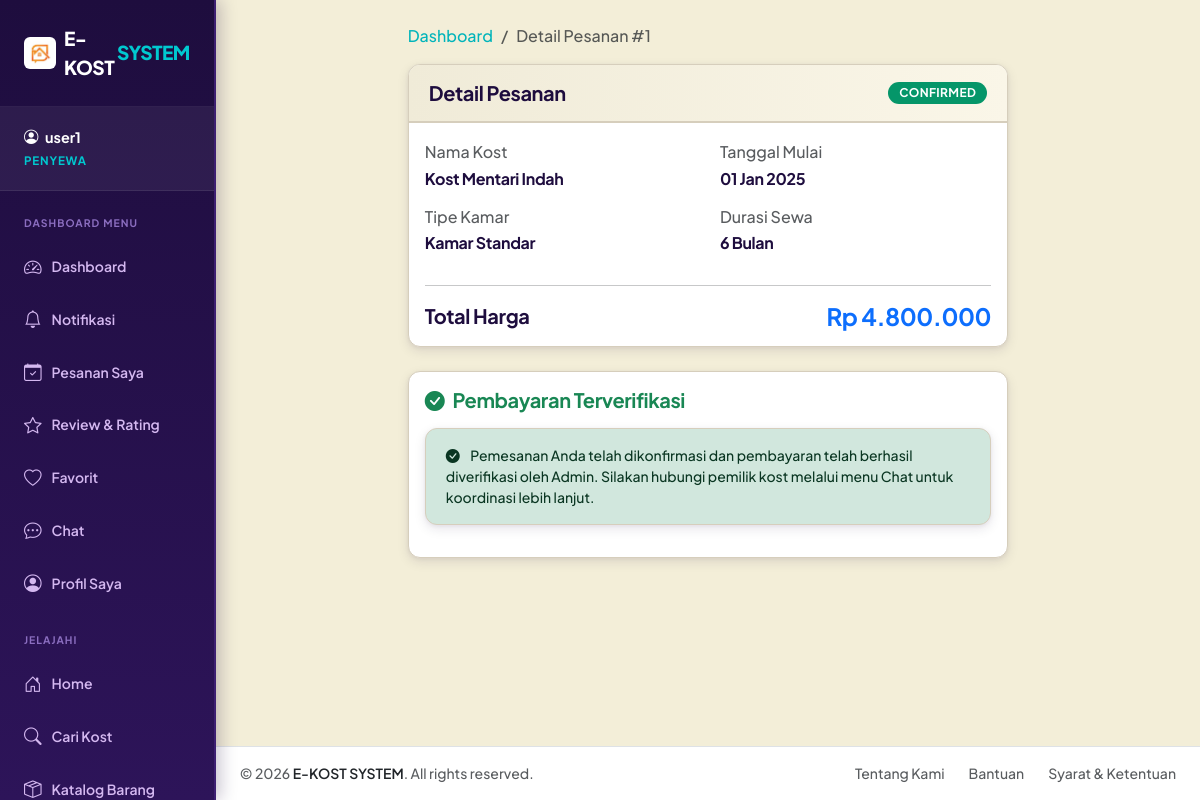
Page /modules/user/booking_detail.php?id=1 (signed in) on the committed database.
### tables this page shows
CREATE TABLE booking (
    id INT AUTO_INCREMENT PRIMARY KEY,
    user_id INT NOT NULL,
    kamar_id INT NOT NULL,
    start_date DATE NOT NULL,
    duration_months INT NOT NULL,
    total_price DECIMAL(12, 2) NOT NULL,
    status ENUM('pending', 'confirmed', 'cancelled', 'completed') DEFAULT 'pending',
    created_at TIMESTAMP DEFAULT CURRENT_TIMESTAMP,
    FOREIGN KEY (user_id) REFERENCES users(id) ON DELETE CASCADE,
    FOREIGN KEY (kamar_id) REFERENCES kamar(id) ON DELETE CASCADE
);

CREATE TABLE kost (
    id INT AUTO_INCREMENT PRIMARY KEY,
    owner_id INT NOT NULL,
    name VARCHAR(100) NOT NULL,
    type ENUM('Putra', 'Putri', 'Campur') NOT NULL,
    description TEXT,
    address TEXT NOT NULL,
    city VARCHAR(50) NOT NULL,
    latitude DECIMAL(10, 8),
    longitude DECIMAL(11, 8),
    rules TEXT,
    facilities TEXT,
    price_start DECIMAL(12, 2) DEFAULT 0,
    created_at TIMESTAMP DEFAULT CURRENT_TIMESTAMP,
    FOREIGN KEY (owner_id) REFERENCES users(id) ON DELETE CASCADE
);

CREATE TABLE kamar (
    id INT AUTO_INCREMENT PRIMARY KEY,
    kost_id INT NOT NULL,
    room_name VARCHAR(50) NOT NULL,
    size VARCHAR(20),
    price_per_month DECIMAL(12, 2) NOT NULL,
    available_rooms INT DEFAULT 1,
    facilities TEXT,
    status ENUM('available', 'full') DEFAULT 'available',
    created_at TIMESTAMP DEFAULT CURRENT_TIMESTAMP,
    FOREIGN KEY (kost_id) REFERENCES kost(id) ON DELETE CASCADE
);

### modules/user/booking_detail.php (the view, shortened to what this page needs)
<?php
require_once '../../config/database.php';
$id = $_GET['id'] ?? 0;
$stmt = $pdo->prepare("
    SELECT b.*, k.name as kost_name, km.room_name, km.price_per_month, o.full_name as owner_name
    FROM booking b
    JOIN kamar km ON b.kamar_id = km.id
    JOIN kost k ON km.kost_id = k.id
    JOIN users o ON k.owner_id = o.id
    WHERE b.id = ? AND b.user_id = ?
");
$stmt->execute([$id, $_SESSION['user_id']]);
$booking = $stmt->fetch();
$pay_stmt = $pdo->prepare("SELECT * FROM pembayaran WHERE booking_id = ? ORDER BY id DESC LIMIT 1");
$pay_stmt->execute([$id]);
$payment = $pay_stmt->fetch();
include '../../layouts/header.php';
?>
<div class="container">
    <div class="row justify-content-center">
        <div class="col-md-8">
            <nav aria-label="breadcrumb">
                <ol class="breadcrumb">
                    <li class="breadcrumb-item"><a href="dashboard.php">Dashboard</a></li>
                    <li class="breadcrumb-item active">Detail Pesanan #<?php echo $id; ?></li>
                </ol>
            </nav>
            <div class="card shadow-sm border-0 mb-4">
                <div class="card-header bg-white py-3 d-flex justify-content-between align-items-center">
                    <h5 class="mb-0 fw-bold">Detail Pesanan</h5>
                    <span class="badge bg-<?php echo $booking['status'] == 'pending' ? 'warning' : ($booking['status'] == 'confirmed' ? 'success' : 'danger'); ?>">
                        <?php echo strtoupper($booking['status']); ?>
                    </span>
                </div>
                <div class="card-body">
                    <div class="row mb-4">
                        <div class="col-sm-6">
                            <p class="text-muted mb-1">Nama Kost</p>
                            <h6><?php echo $booking['kost_name']; ?></h6>
                            <p class="text-muted mb-1 mt-3">Tipe Kamar</p>
                            <h6><?php echo $booking['room_name']; ?></h6>
                        </div>
                        <div class="col-sm-6">
                            <p class="text-muted mb-1">Tanggal Mulai</p>
                            <h6><?php echo date('d M Y', strtotime($booking['start_date'])); ?></h6>
                            <p class="text-muted mb-1 mt-3">Durasi Sewa</p>
                            <h6><?php echo $booking['duration_months']; ?> Bulan</h6>
                        </div>
                    </div>
                    <hr>
                    <div class="d-flex justify-content-between align-items-center">
                        <h5 class="mb-0">Total Harga</h5>
                        <h4 class="text-primary fw-bold mb-0">Rp <?php echo number_format($booking['total_price'], 0, ',', '.'); ?></h4>
                    </div>
                </div>
            </div>
            <?php if ($booking['status'] == 'pending'): ?>
                <div class="card shadow-sm border-0 mb-4">
                    <div class="card-body">
                        <?php if ($payment): ?>
                            <?php if ($payment['status'] == 'pending'): ?>
                                <h5 class="fw-bold mb-3 text-warning"><i class="bi bi-clock-history me-2"></i>Menunggu Verifikasi</h5>
                                <div class="alert alert-warning mb-4">
                                    <i class="bi bi-info-circle-fill me-2"></i> Bukti pembayaran Anda telah diunggah dan sedang menunggu proses verifikasi oleh Admin.
                                </div>
                                <div class="mb-3">
                                    <p class="text-muted mb-2 fw-semibold">Bukti Transfer yang Diunggah:</p>
                                    <a href="../../uploads/payments/<?php echo htmlspecialchars($payment['payment_proof']); ?>" target="_blank">
                                        <img src="../../uploads/payments/<?php echo htmlspecialchars($payment['payment_proof']); ?>" class="img-thumbnail rounded shadow-sm" style="max-height: 250px; object-fit: contain; background: #fafafa;">
                                    </a>
                                </div>
                            <?php elseif ($payment['status'] == 'rejected'): ?>
                                <h5 class="fw-bold mb-3 text-danger"><i class="bi bi-exclamation-octagon-fill me-2"></i>Bukti Pembayaran Ditolak</h5>
                                <div class="alert alert-danger mb-4">
                                    <i class="bi bi-x-circle-fill me-2"></i> Bukti pembayaran sebelumnya tidak disetujui atau ditolak oleh Admin. Silakan lakukan transfer ulang atau unggah bukti pembayaran yang valid.
                                </div>
                                <h5 class="fw-bold mb-3">Instruksi Pembayaran</h5>
                                <p>Silakan transfer sesuai total harga ke rekening berikut:</p>
                                <div class="bg-light p-3 rounded mb-4 border border-1 border-danger-subtle">
                                    <p class="mb-1"><strong>Bank BCA</strong></p>
                                    <p class="mb-1">No. Rekening: 1234567890</p>
                                    <p class="mb-0">A/N: E-KOST SYSTEM</p>
                                </div>
                                <h5 class="fw-bold mb-3">Upload Bukti Pembayaran Baru</h5>
                                <form method="POST" enctype="multipart/form-data">
                                    <div class="mb-3">
                                        <input type="file" name="payment_proof" class="form-control" required accept="image/*">
                                        <small class="text-muted d-block mt-1">Format: JPG, JPEG, PNG. Maksimal 2MB.</small>
                                    </div>
                                    <button type="submit" class="btn btn-primary"><i class="bi bi-upload me-2"></i>Unggah Bukti Baru</button>
                                </form>
                            <?php endif; ?>
                        <?php else: ?>
                            <h5 class="fw-bold mb-3">Instruksi Pembayaran</h5>
                            <p>Silakan transfer sesuai total harga ke rekening berikut:</p>
                            <div class="bg-light p-3 rounded mb-4">
                                <p class="mb-1"><strong>Bank BCA</strong></p>
                                <p class="mb-1">No. Rekening: 1234567890</p>
                                <p class="mb-0">A/N: E-KOST SYSTEM</p>
                            </div>
                            <h5 class="fw-bold mb-3">Upload Bukti Pembayaran</h5>
                            <form method="POST" enctype="multipart/form-data">
                                <div class="mb-3">
                                    <input type="file" name="payment_proof" class="form-control" required accept="image/*">
                                    <small class="text-muted d-block mt-1">Format: JPG, JPEG, PNG. Maksimal 2MB.</small>
                                </div>
                                <button type="submit" class="btn btn-primary"><i class="bi bi-upload me-2"></i>Unggah Bukti</button>
                            </form>
                        <?php endif; ?>
                    </div>
                </div>
            <?php elseif ($booking['status'] == 'confirmed'): ?>
                <div class="card shadow-sm border-0 mb-4 border-start border-4 border-success">
                    <div class="card-body">
                        <h5 class="fw-bold mb-3 text-success"><i class="bi bi-check-circle-fill me-2"></i>Pembayaran Terverifikasi</h5>
                        <div class="alert alert-success mb-3">
                            <i class="bi bi-check-circle-fill me-2"></i> Pemesanan Anda telah dikonfirmasi dan pembayaran telah berhasil diverifikasi oleh Admin. Silakan hubungi pemilik kost melalui menu Chat untuk koordinasi lebih lanjut.
                        </div>
                    </div>
                </div>
            <?php endif; ?>
        </div>
    </div>
</div>
<?php include '../../layouts/footer.php'; ?>

### assets/css/style.css (style rules this page uses)
:root { --primary: #00B4BA; --primary-hover: #008F95; --secondary: #E84545; --accent: #E84545; --success: #059669; --danger: #DC2626; --warning: #D97706; --dark: #1E0D3E; --dark-soft: #2D1459; --bg-page: #F3EED8; --bg-card: #ffffff; --text-main: #1E0D3E; --text-muted: #5C4D78; --border-color: #D6CEBC; --border-radius: 12px; --btn-radius: 8px; --box-shadow: 0 4px 12px rgba(30, 13, 62, 0.10), 0 1px 4px rgba(30, 13, 62, 0.06); --box-shadow-hover: 0 14px 28px rgba(30, 13, 62, 0.16), 0 6px 10px rgba(30, 13, 62, 0.10); --bg-card-pesanan: #00B4BA; --bg-card-favorit: #E84545; }
*, *::before, *::after { box-sizing: border-box; }
body { font-family: 'Plus Jakarta Sans', sans-serif; font-weight: 500; color: var(--text-main); background-color: var(--bg-page); min-height: 100vh; }
h1, h2, h3, h4, h5, h6 { font-family: 'Plus Jakarta Sans', sans-serif; font-weight: 700; color: var(--text-main); letter-spacing: -0.02em; }
p { color: var(--text-muted); line-height: 1.6; }
a { color: var(--primary); text-decoration: none; transition: color 0.15s ease; }
.card { background-color: var(--bg-card); border: 1px solid var(--border-color) !important; border-radius: var(--border-radius) !important; box-shadow: var(--box-shadow) !important; transition: transform 0.22s ease, box-shadow 0.22s ease; overflow: hidden; }
.card-header { background: linear-gradient(to right, #F0EBD8, #FAF6E8) !important; border-bottom: 2px solid var(--border-color) !important; padding: 1rem 1.25rem !important; font-weight: 700; color: var(--dark) !important; }
.badge { border-radius: 9999px !important; padding: 0.38em 0.9em; font-weight: 700; font-size: 0.75rem; letter-spacing: 0.03em; border: none !important; }
.bg-success { background-color: var(--success) !important; color: #fff !important; }
.alert { border: 1px solid var(--border-color) !important; border-radius: var(--border-radius) !important; font-size: 0.875rem; padding: 1rem 1.25rem; box-shadow: var(--box-shadow); }

### rows in the picture
booking: status "CONFIRMED", kost.name "Kost Mentari Indah", kamar.room_name "Kamar Standar", start_date "01 Jan 2025", duration_months "6", total_price "4.800.000"

### other values in the picture
$_SESSION['username'] "user1"
$item['label'] "Dashboard"
$item['label'] "Notifikasi"
$item['label'] "Pesanan Saya"
$item['label'] "Review & Rating"
$item['label'] "Favorit"
$item['label'] "Chat"
$item['label'] "Profil Saya"
$id "1"
